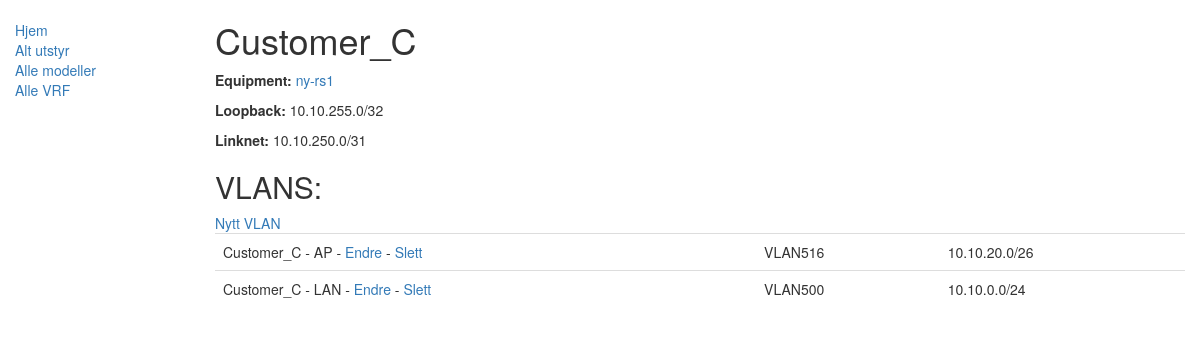
/prov/vrf/1, run on an earlier commit of the app's database.
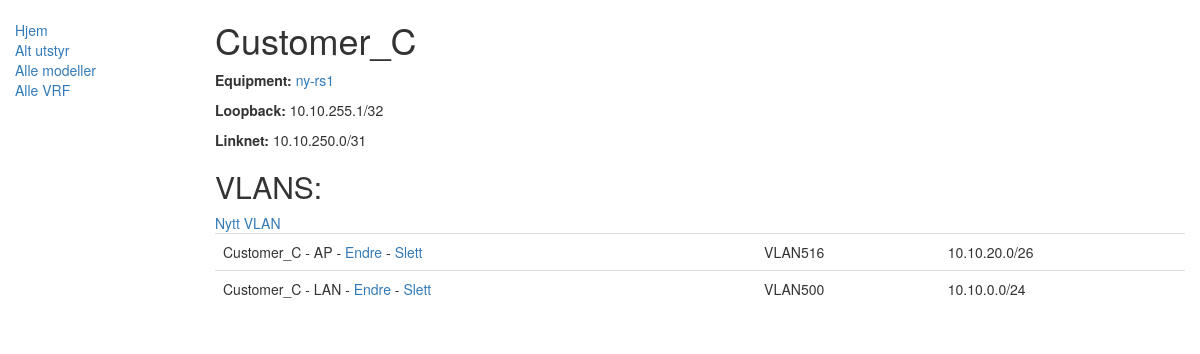
And on a later commit of the database.
### prov/models.py (models this page shows, shortened)
class Vrf(models.Model):
    name = models.CharField(max_length=200, help_text="Enter name of the vrf")
    equipment = models.ForeignKey('Equipment', on_delete=models.CASCADE, null=True, help_text="Equip VRF is connected to")
    loopback = models.CharField(max_length=200, help_text="Enter loopback addr, eg 1.1.1.1/32")
    linknet = models.CharField(max_length=200, help_text="Enter linknet addr, eg 1.1.1.1/31")
    class Meta:
        ordering = ['name']

class Equipment(models.Model):
    name = models.CharField(max_length=200, help_text="Enter name of the equipment")
    playbook = models.ForeignKey('Playbook', on_delete=models.SET_NULL, null=True)
    inventory = models.ForeignKey('Inventory', on_delete=models.SET_NULL, null=True)
    os = models.ForeignKey('Os', on_delete=models.SET_NULL, null=True)
    equip_model = models.ForeignKey('Emodel', on_delete=models.SET_NULL, null=True)
    def __str__(self):
        return self.name
    def get_absolute_url(self):
        return reverse('equipment-detail', kwargs={'slug': self.name, 'pk':str(self.id)})
    class Meta:
        ordering = ['name']

### prov/views.py (the view)
# urls.py: path('vrf/<int:pk>', views.VrfDetailView.as_view(), name='vrf-detail'),
class VrfDetailView(generic.DetailView):
    model = Vrf

### prov/models.py (called while the page is built)
    def get_absolute_url(self):
        return reverse('vlan-detail', args=[str(self.id)])

### prov/templates/prov/vrf_detail.html
{% extends "base_generic.html" %}
{% block content %}
  <h1>{{ vrf.name }}</h1>
  <p><strong>Equipment:</strong> <a href="{{ vrf.equipment.get_absolute_url }}">{{ vrf.equipment }}</a> </p>
  <p><strong>Loopback:</strong> {{ vrf.loopback }}</p>
  <p><strong>Linknet:</strong> {{ vrf.linknet }}</p>
  <h2>VLANS:</h2>
    <a href="{% url 'vlan_create' %}">Nytt VLAN</a>
    {% if vrf.vlan_set.all %}
     <table class="table">
         {% for vlan in vrf.vlan_set.all %}
        <tr>
            <td>{{ vlan.name }} -
                <a href="{{ vlan.get_absolute_url }}/update">Endre</a> -
                <a href="{{ vlan.get_absolute_url }}/delete">Slett</a>
            </td>
            <td>VLAN{{ vlan.vlan_id }}</td>
            <td>{{ vlan.network_addr }}</td>
        </tr>
         {% endfor %}
    </table>
    {% else %}
        <p> Ingen VLAN er definert </p>
    {% endif %}
{% endblock %}

What changed in the data, as far as the page shows it:
changed Vrf "Customer_C": loopback "10.10.255.0/32" → "10.10.255.1/32"
